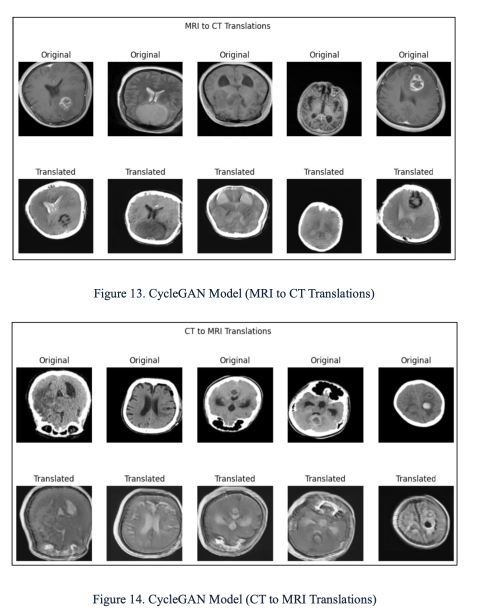
#> input picture assets/sample_translations.png, 968 x 1230 px (shown at 1/2 size)
$ python -i image_utils.py   (imports and definitions only)
#> lines starting #> are read from the running program, lines starting #| are printed output that depends on the picture
# scripts/utils/image_utils.py
"""
Minimal image I/O utilities needed:
- Converting to grayscale
- Resizing to 256x256
- Normalizing to [0, 1]
- Adding channel dimension (H, W, 1)
- Simple binary mask conversion

"""

from pathlib import Path
import numpy as np
from PIL import Image

# pydicom is optional (only needed for .dcm files)
try:
    import pydicom
    _HAS_PYDICOM = True
except Exception:
    _HAS_PYDICOM = False


# ---------- basic helpers ----------

# [14 lines left out: functions normalize01, add_channel, not called in this run]


def binarize_mask(arr: np.ndarray, thr: float = 0.5) -> np.ndarray:
    """Binary mask (0/1) using threshold in [0,1]."""
    return (arr >= thr).astype(np.float32)


# ---------- PNG/JPG ----------

def read_png_gray(path: str | Path, size: tuple[int, int] = (256, 256)) -> np.ndarray:
    """Read image file, convert to grayscale, resize, normalize to [0,1]."""
#> called with size = (256, 256)
    img = Image.open(path).convert("L").resize(size, Image.BILINEAR)
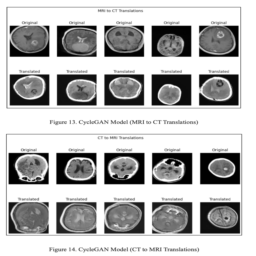
#> img: PIL image 256x256 L; min 0, max 255, mean 184.4
    arr = np.array(img, dtype=np.float32) / 255.0
    return arr


# [23 lines left out: functions save_png_gray, read_dicom_gray, not called in this run]


# ---------- unified loaders ----------

def load_gray(path: str | Path, size: tuple[int, int] = (256, 256)) -> np.ndarray:
    """
    Unified loader:
    - .png/.jpg/.jpeg -> read_png_gray
    - .dcm -> read_dicom_gray
    Returns float32 array in [0,1], shape (H, W).
    """
    path = Path(path)
    ext = path.suffix.lower()
    if ext in [".png", ".jpg", ".jpeg", ".bmp", ".tif", ".tiff"]:
        return read_png_gray(path, size)
    if ext in [".dcm", ".dicom"]:
        return read_dicom_gray(path, size)
    raise ValueError(f"Unsupported file extension: {ext}")


# ---------- mask-specific helpers ----------

# [7 lines left out: function load_mask, not called in this run]

>>> result = load_gray('../../assets/sample_translations.png')
